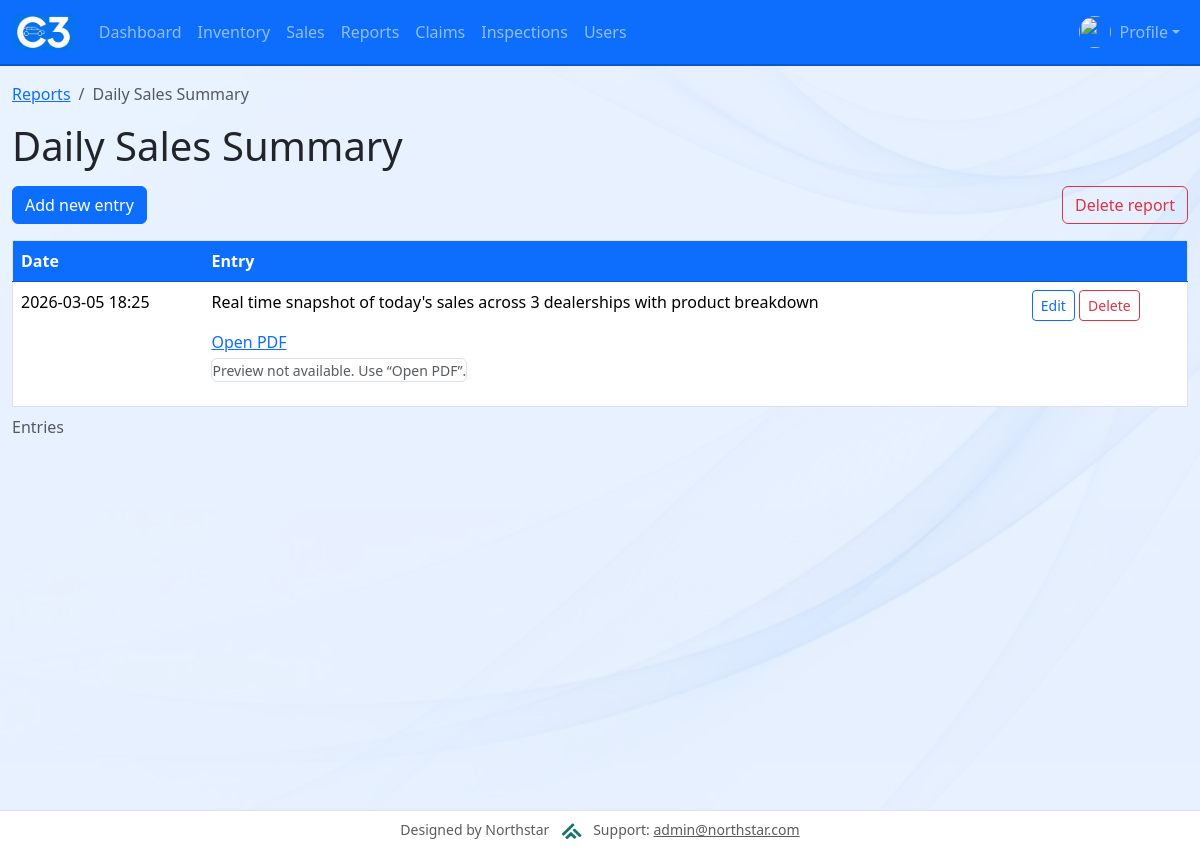
Screenshot of /home/reports/1/ (signed in) with the database file from the repository.
### Dashboard/models.py (models this page shows, shortened)
class Report(models.Model):
    text = models.CharField(max_length=200)
    date_added = models.DateTimeField(auto_now_add=True)

class Entry(models.Model):
    Report = models.ForeignKey(Report, on_delete=models.CASCADE)
    text = models.TextField()
    date_added = models.DateTimeField(auto_now_add=True)
    class Meta:
        verbose_name_plural = 'Entries'

class EntryDocument(models.Model):
    entry = models.ForeignKey(Entry, on_delete=models.CASCADE, related_name="documents")
    file = models.FileField(upload_to="entry_docs/")
    uploaded_at = models.DateTimeField(auto_now_add=True)
    class Meta:
        ordering = ["-uploaded_at", "-id"]

### Dashboard/views.py (the view)
# urls.py: path("reports/<int:report_id>/", views.report, name="report"),
def report(request, report_id):
    myreport = Report.objects.get(id=report_id)
    myentries = myreport.entry_set.order_by('-date_added').prefetch_related("documents")
    context = {'report': myreport, 'entries': myentries, 'can_delete_reports': _is_management(request.user)}
    return render(request, 'Dashboard/report.html', context)

### Dashboard/views.py (called while the page is built)
def _is_management(user):
    if not user.is_authenticated:
        return False
    return user.groups.filter(name="Management").exists()

### Dashboard/templates/Dashboard/report.html (shortened to what this page needs)
{% extends "Dashboard/base.html" %}
{% block content %}
<nav aria-label="breadcrumb" class="mb-2">
	<ol class="breadcrumb">
		<li class="breadcrumb-item"><a href="{% url 'Dashboard:Reports' %}">Reports</a></li>
		<li class="breadcrumb-item active" aria-current="page">{{ report.text }}</li>
	</ol>
</nav>
<h1 class="mb-3">{{ report.text }}</h1>
<div class="d-flex gap-2 align-items-center mb-3">
	<a href="{% url 'Dashboard:new_entry' report.id %}" class="btn btn-primary">Add new entry</a>
	{% if can_delete_reports %}
	<form method="post" action="{% url 'Dashboard:delete_report' report.id %}" class="d-inline ms-auto" onsubmit="return confirm('Delete this entire report (and all entries/PDFs)?');">
		<button type="submit" class="btn btn-outline-danger">Delete report</button>
	</form>
	{% endif %}
</div>
<table class="table">
	<caption>Entries</caption>
	<thead>
		<tr>
			<th scope="col">Date</th>
			<th scope="col">Entry</th>
			<th scope="col"></th>
		</tr>
	</thead>
	<tbody>
		{% for entry in entries %}
		<tr>
			<td class="text-nowrap">{{ entry.date_added|date:"Y-m-d H:i" }}</td>
			<td>
				<div class="mb-2">{{ entry.text|linebreaks }}</div>
				{% if entry.documents.all %}
					{% for doc in entry.documents.all %}
						<div class="mb-3">
							<div class="mb-1">
								<a href="{% url 'Dashboard:entry_document_inline' doc.id %}" target="_blank" rel="noopener">Open PDF</a>
							</div>
							<object data="{% url 'Dashboard:entry_document_inline' doc.id %}" type="application/pdf" width="100%" height="520" style="border:1px solid #dee2e6;border-radius:6px;background:#fff;">
								<small class="text-muted">Preview not available. Use “Open PDF”.</small>
							</object>
						</div>
					{% endfor %}
				{% endif %}
			</td>
			<td class="text-nowrap">
				<a href="{% url 'Dashboard:edit_entry' entry.id %}" class="btn btn-sm btn-outline-primary">Edit</a>
				{% if can_delete_reports %}
					<form method="post" action="{% url 'Dashboard:delete_entry' entry.id %}" class="d-inline" onsubmit="return confirm('Delete this entry (and any attached PDFs)?');">
						<button type="submit" class="btn btn-sm btn-outline-danger">Delete</button>
					</form>
				{% endif %}
			</td>
		</tr>
		{% empty %}
		<tr><td colspan="3" class="text-muted">No entries for this report yet.</td></tr>
		{% endfor %}
	</tbody>
</table>
{% endblock content %}

### static/css/theme.css (style rules this page uses)
:root { --theme-primary: #0d6efd; --theme-primary-dark: #0a58ca; --theme-light: #e7f1ff; --theme-white: #ffffff; }
body { background-color: var(--theme-white); background-image: url("/static/images/background.png"); background-size: cover; background-position: center; background-repeat: no-repeat; background-attachment: fixed; color: #212529; }
.table { background-color: var(--theme-white); border: 1px solid #dee2e6; }
.table thead th { background-color: var(--theme-primary); color: var(--theme-white); border-color: var(--theme-primary-dark); }
.btn-primary { background-color: var(--theme-primary); border-color: var(--theme-primary); }
a { color: var(--theme-primary); }

### rows the page displays
Report: text "Daily Sales Summary"
Entry: date_added "2026-03-05 18:25", text "Real time snapshot of today's sales across 3 dealerships with product breakdown"
